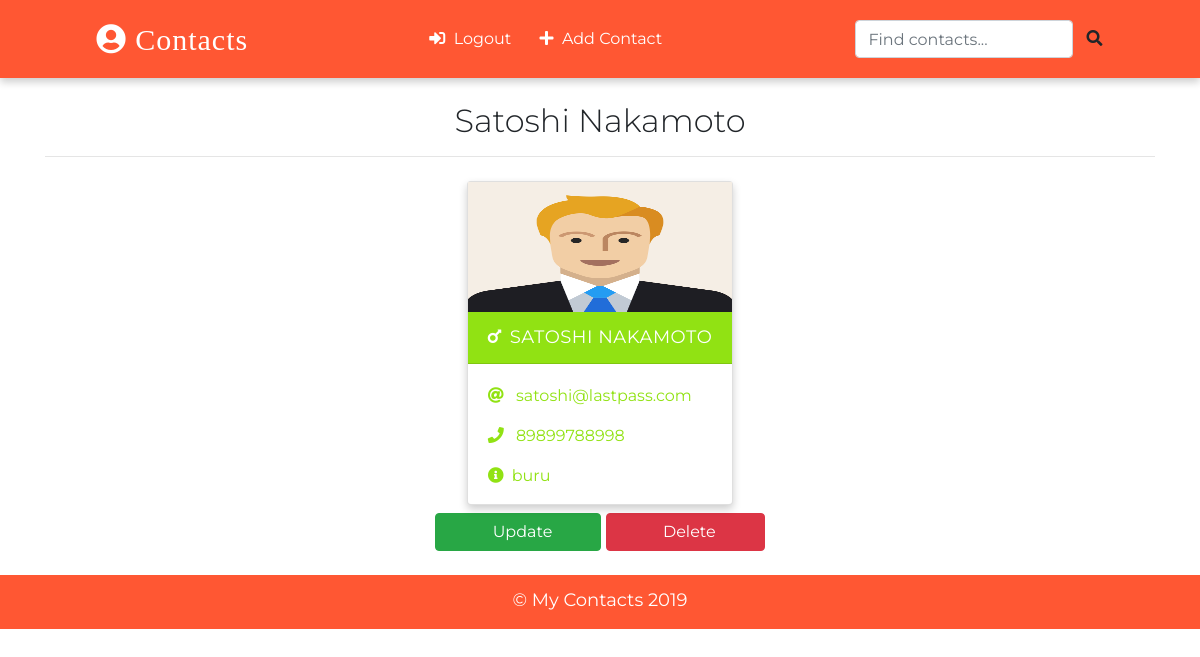
The app's page /detail/3/ (signed in) with its own data.
### app/models.py (models this page shows, shortened)
class Contact(models.Model):
    name = models.CharField(max_length=30)
    phone = models.IntegerField()
    email = models.EmailField(max_length=30)
    gender = models.CharField(max_length=10, choices=(
        ('male', 'Male'),
        ('female', 'Female')
    ))
    image = models.ImageField(upload_to='images/', blank=True)
    info = models.CharField(max_length=30)
    date_added = models.DateField(auto_now_add=True)
    class Meta:
        ordering = ['-id']

### app/views.py (the view)
# urls.py: path('detail/<int:pk>/', views.DetailPageView.as_view(), name='detail'),
class DetailPageView(LoginRequiredMixin, DetailView):
    template_name = 'detail.html'
    model = Contact
    context_object_name = 'contact'

### templates/detail.html (shortened to what this page needs)
{% extends 'base.html' %}
{% load static %}
{% block content %}
<div class="container">
  <h2 class="heading font-weight-light text-center">{{contact.name}}</h2>
  <hr />
</div>
<div class="container main-part">
  {% include 'partials/_card.html' %}
</div>
<div class="text-center">
  <a class="btn btn-success px-5" href="{% url 'update' contact.id %}">
    &nbsp; Update
  </a>
  <a class="btn btn-danger px-5" href="{% url 'delete' contact.id %}">
    &nbsp; Delete
  </a>
</div>
{% endblock content %}

### templates/partials/_card.html (shortened to what this page needs)
{% load static %}
{% if contact.gender == 'male' %}
      <div class="card my-2 mx-2 boy-card">
        <img src="{% if contact.image %}
            {{contact.image.url}}
          {% else %}
            {% static 'images/boy.png' %}
          {% endif %}" class="img-fluid" />
        <div class="card-header">
          <a href="{% url 'detail' contact.id %}" class="text-white header-link"
            ><i class="fas fa-mars mr-2"></i>{{contact.name}}</a
          >
        </div>
        <div class="card-body pb-0">
          <p>
            <i class="fas fa-at mr-2"></i>
            <a href="mailto:{{contact.email}}">{{contact.email}}</a>
          </p>
          <p>
            <i class="fas fa-phone mr-2"></i>
            <a href="tel:{{contact.phone}}">{{contact.phone}}</a>
          </p>
          <p><i class="fas fa-info-circle mr-2"></i>{{contact.info}}</p>
        </div>
      </div>
    {% endif %}

### static/css/main.css (style rules this page uses)
:root { --back: #FF5733; --girl: #D01A55; --boy: #91E213; }
body { font-family: 'Montserrat', sans-serif; }
.card { box-shadow: 0 4px 8px 0 rgba(0, 0, 0, 0.2); transition: 0.3s; min-width: 250px; box-sizing: border-box; }
img { height: 130px !important; }
.card-header { font-size: 18px; letter-spacing: 0.5px; text-transform: uppercase; }
.boy-card .card-header { background-color: var(--boy); }
.boy-card .card-body, .boy-card .card-body p a { color: var(--boy); }
.card-body p { cursor: pointer; }
.main-part { display: flex; flex-wrap: wrap; justify-content: space-evenly; }

### records on screen
Contact: name "Satoshi Nakamoto", name "SATOSHI NAKAMOTO", email "satoshi@lastpass.com", phone "89899788998", info "buru"
